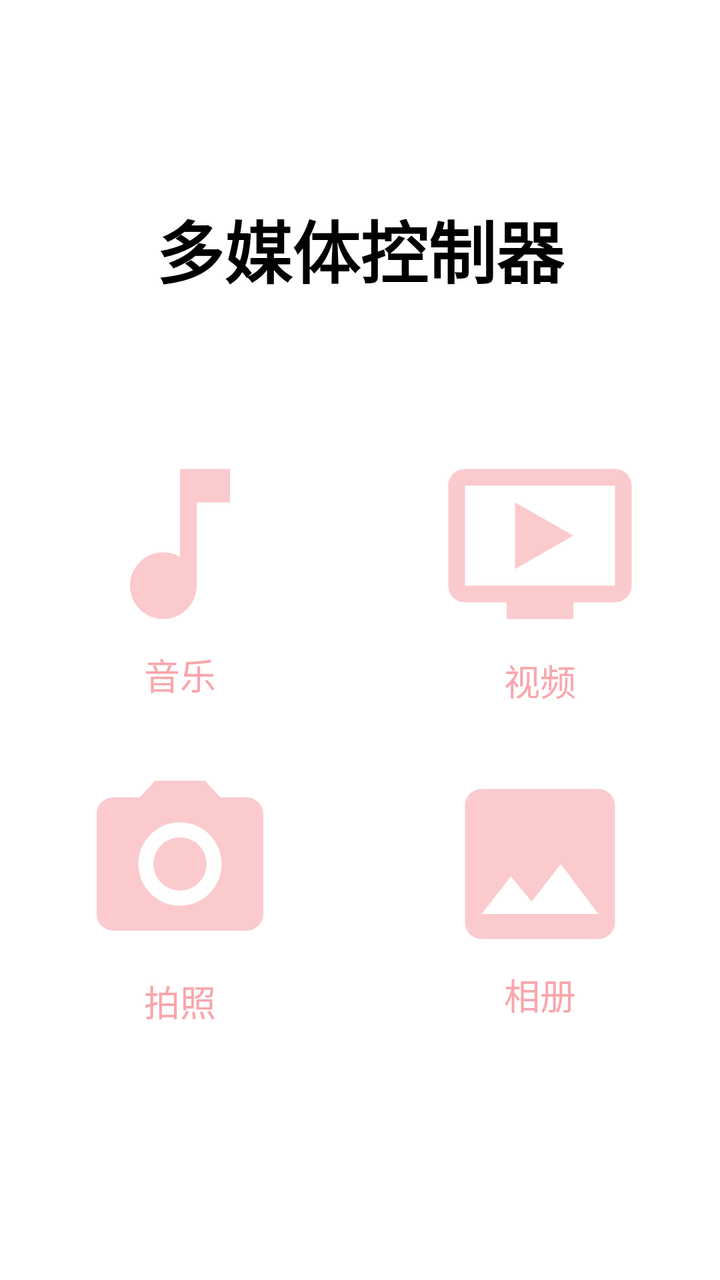
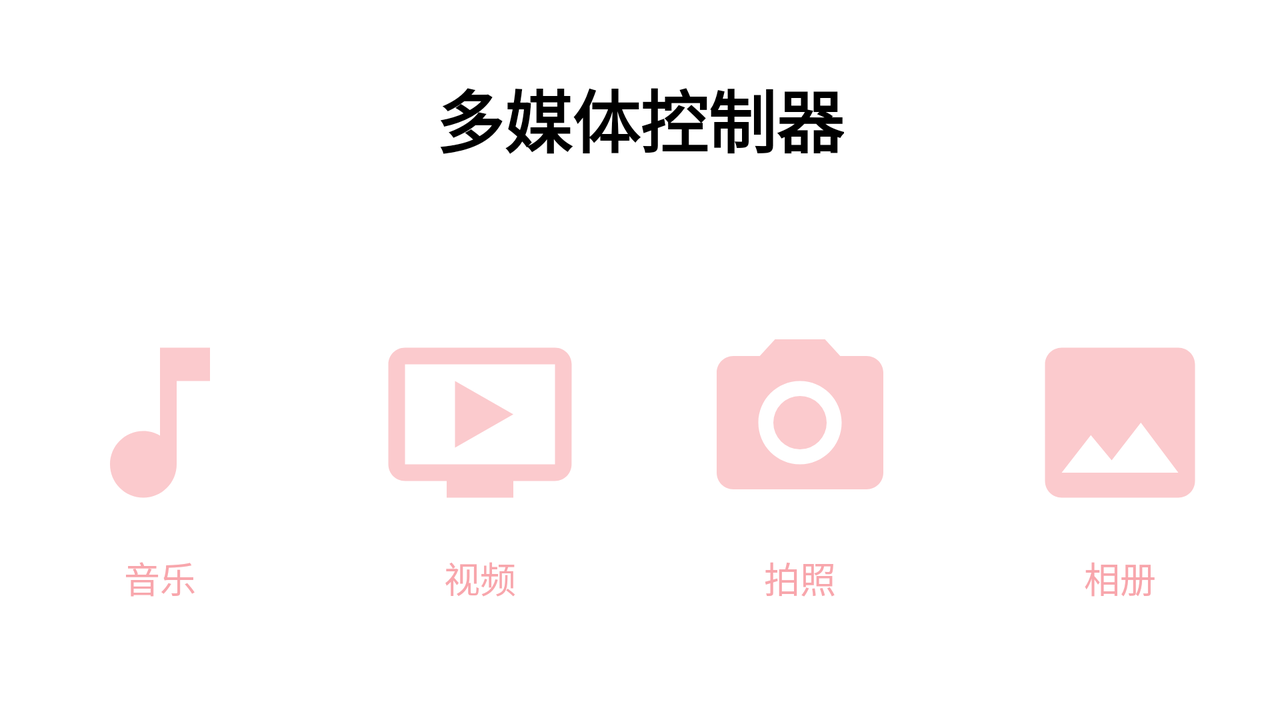

An Android layout and its configuration variant, each rendered on a device that would load it. The default file and the variant file are quoted in full after the pictures.
<!-- AndroidManifest.xml: application theme Theme.FifthWork -->
<!-- res/layout/activity_main.xml -->
<?xml version="1.0" encoding="utf-8"?>
<androidx.constraintlayout.widget.ConstraintLayout xmlns:android="http://schemas.android.com/apk/res/android"
    xmlns:app="http://schemas.android.com/apk/res-auto"
    xmlns:tools="http://schemas.android.com/tools"
    android:layout_width="match_parent"
    android:layout_height="match_parent">


    <androidx.constraintlayout.widget.Guideline
        android:id="@+id/guideline"
        android:layout_width="wrap_content"
        android:layout_height="wrap_content"
        android:orientation="horizontal"
        app:layout_constraintGuide_percent="0.3" />

    <androidx.constraintlayout.widget.Guideline
        android:id="@+id/guideline4"
        android:layout_width="wrap_content"
        android:layout_height="wrap_content"
        android:orientation="vertical"
        app:layout_constraintGuide_percent="0.5" />

    <TextView
        android:id="@+id/text_view"
        android:layout_width="wrap_content"
        android:layout_height="wrap_content"
        android:text="多媒体控制器"
        android:textColor="@color/black"
        android:textSize="34sp"
        android:textStyle="bold"
        app:layout_constraintBottom_toTopOf="@+id/guideline"
        app:layout_constraintEnd_toEndOf="parent"
        app:layout_constraintStart_toStartOf="parent"
        app:layout_constraintTop_toTopOf="parent"
        app:layout_constraintVertical_bias="0.7" />

    <ImageButton
        android:id="@+id/music_button"
        android:layout_width="wrap_content"
        android:layout_height="wrap_content"
        android:background="@drawable/image_background"
        app:layout_constraintBottom_toTopOf="@+id/guideline5"
        app:layout_constraintEnd_toStartOf="@+id/guideline4"
        app:layout_constraintStart_toStartOf="parent"
        app:layout_constraintTop_toTopOf="@+id/guideline"
        app:srcCompat="@drawable/ic_music" />

    <androidx.constraintlayout.widget.Guideline
        android:id="@+id/guideline5"
        android:layout_width="wrap_content"
        android:layout_height="wrap_content"
        android:orientation="horizontal"
        app:layout_constraintGuide_percent="0.55" />

    <androidx.constraintlayout.widget.Guideline
        android:id="@+id/guideline7"
        android:layout_width="wrap_content"
        android:layout_height="wrap_content"
        android:orientation="horizontal"
        app:layout_constraintGuide_percent="0.8" />

    <ImageButton
        android:id="@+id/video_button"
        android:layout_width="wrap_content"
        android:layout_height="wrap_content"
        android:background="@drawable/image_background"
        app:layout_constraintBottom_toTopOf="@+id/guideline5"
        app:layout_constraintEnd_toEndOf="parent"
        app:layout_constraintStart_toStartOf="@+id/guideline4"
        app:layout_constraintTop_toTopOf="@+id/guideline"
        app:srcCompat="@drawable/ic_video" />

    <ImageButton
        android:id="@+id/photo_button"
        android:layout_width="wrap_content"
        android:layout_height="wrap_content"
        android:background="@drawable/image_background"
        app:layout_constraintBottom_toTopOf="@+id/guideline7"
        app:layout_constraintEnd_toStartOf="@+id/guideline4"
        app:layout_constraintStart_toStartOf="parent"
        app:layout_constraintTop_toTopOf="@+id/guideline5"
        app:srcCompat="@drawable/ic_photo" />

    <ImageButton
        android:id="@+id/album_button"
        android:layout_width="wrap_content"
        android:layout_height="wrap_content"
        android:background="@drawable/image_background"
        app:layout_constraintBottom_toTopOf="@+id/guideline7"
        app:layout_constraintEnd_toEndOf="parent"
        app:layout_constraintStart_toStartOf="@+id/guideline4"
        app:layout_constraintTop_toTopOf="@+id/guideline5"
        app:srcCompat="@drawable/ic_album" />

    <TextView
        android:id="@+id/textView3"
        android:layout_width="wrap_content"
        android:layout_height="wrap_content"
        android:text="音乐"
        android:textColor="@color/pink"
        android:textSize="18sp"
        app:layout_constraintBottom_toTopOf="@+id/guideline5"
        app:layout_constraintEnd_toStartOf="@+id/guideline4"
        app:layout_constraintStart_toStartOf="parent"
        app:layout_constraintTop_toBottomOf="@+id/music_button" />

    <TextView
        android:id="@+id/textView4"
        android:layout_width="wrap_content"
        android:layout_height="wrap_content"
        android:layout_marginTop="6dp"
        android:text="视频"
        android:textColor="@color/pink"
        android:textSize="18sp"
        app:layout_constraintBottom_toTopOf="@+id/guideline5"
        app:layout_constraintEnd_toEndOf="parent"
        app:layout_constraintStart_toStartOf="@+id/guideline4"
        app:layout_constraintTop_toBottomOf="@+id/video_button" />

    <TextView
        android:id="@+id/textView5"
        android:layout_width="wrap_content"
        android:layout_height="wrap_content"
        android:layout_marginTop="7dp"
        android:text="拍照"
        android:textColor="@color/pink"
        android:textSize="18sp"
        app:layout_constraintBottom_toTopOf="@+id/guideline7"
        app:layout_constraintEnd_toStartOf="@+id/guideline4"
        app:layout_constraintStart_toStartOf="parent"
        app:layout_constraintTop_toBottomOf="@+id/photo_button" />

    <TextView
        android:id="@+id/textView6"
        android:layout_width="wrap_content"
        android:layout_height="wrap_content"
        android:text="相册"
        android:textColor="@color/pink"
        android:textSize="18sp"
        app:layout_constraintBottom_toTopOf="@+id/guideline7"
        app:layout_constraintEnd_toEndOf="parent"
        app:layout_constraintStart_toStartOf="@+id/guideline4"
        app:layout_constraintTop_toBottomOf="@+id/album_button" />

</androidx.constraintlayout.widget.ConstraintLayout>
<!-- resources referenced by this layout -->
<resources>
  <color name="black">#FF000000</color>
  <color name="pink">#F8A6AC</color>
  <!-- drawable ic_album (drawable-anydpi) -->
  <vector xmlns:android="http://schemas.android.com/apk/res/android"
      android:width="100dp"
      android:height="100dp"
      android:viewportWidth="24"
      android:viewportHeight="24"
      android:tint="@color/pink"
      android:alpha="0.6">
    <path
        android:fillColor="@android:color/white"
        android:pathData="M21,19V5c0,-1.1 -0.9,-2 -2,-2H5c-1.1,0 -2,0.9 -2,2v14c0,1.1 0.9,2 2,2h14c1.1,0 2,-0.9 2,-2zM8.5,13.5l2.5,3.01L14.5,12l4.5,6H5l3.5,-4.5z"/>
  </vector>
  <!-- drawable ic_music (drawable-anydpi) -->
  <vector xmlns:android="http://schemas.android.com/apk/res/android"
      android:width="100dp"
      android:height="100dp"
      android:viewportWidth="24"
      android:viewportHeight="24"
      android:tint="@color/pink"
      android:alpha="0.6">
    <path
        android:fillColor="@android:color/white"
        android:pathData="M12,3v10.55c-0.59,-0.34 -1.27,-0.55 -2,-0.55 -2.21,0 -4,1.79 -4,4s1.79,4 4,4 4,-1.79 4,-4V7h4V3h-6z"/>
  </vector>
  <!-- drawable ic_photo (drawable-anydpi) -->
  <vector xmlns:android="http://schemas.android.com/apk/res/android"
      android:width="100dp"
      android:height="100dp"
      android:viewportWidth="24"
      android:viewportHeight="24"
      android:tint="@color/pink"
      android:alpha="0.6">
    <path
        android:fillColor="@android:color/white"
        android:pathData="M12,12m-3.2,0a3.2,3.2 0,1 1,6.4 0a3.2,3.2 0,1 1,-6.4 0"/>
    <path
        android:fillColor="@android:color/white"
        android:pathData="M9,2L7.17,4L4,4c-1.1,0 -2,0.9 -2,2v12c0,1.1 0.9,2 2,2h16c1.1,0 2,-0.9 2,-2L22,6c0,-1.1 -0.9,-2 -2,-2h-3.17L15,2L9,2zM12,17c-2.76,0 -5,-2.24 -5,-5s2.24,-5 5,-5 5,2.24 5,5 -2.24,5 -5,5z"/>
  </vector>
  <!-- drawable ic_video (drawable-anydpi) -->
  <vector xmlns:android="http://schemas.android.com/apk/res/android"
      android:width="100dp"
      android:height="100dp"
      android:viewportWidth="24"
      android:viewportHeight="24"
      android:tint="@color/pink"
      android:alpha="0.6">
    <path
        android:fillColor="@android:color/white"
        android:pathData="M21,3L3,3c-1.11,0 -2,0.89 -2,2v12c0,1.1 0.89,2 2,2h5v2h8v-2h5c1.1,0 1.99,-0.9 1.99,-2L23,5c0,-1.11 -0.9,-2 -2,-2zM21,17L3,17L3,5h18v12zM16,11l-7,4L9,7z"/>
  </vector>
  <!-- drawable image_background (drawable) -->
  <?xml version="1.0" encoding="utf-8"?>
  <selector xmlns:android="http://schemas.android.com/apk/res/android">
      <item
          android:state_pressed="true"
          android:drawable="@color/green"
          />
      <item
          android:state_pressed="false"
          android:drawable="@color/transparent"
          />
  
  </selector>
  <style name="Theme.FifthWork" parent="Theme.MaterialComponents.DayNight.NoActionBar">
          
          <item name="colorPrimary">@color/pink</item>
          <item name="colorPrimaryVariant">@color/green</item>
          <item name="colorOnPrimary">@color/white</item>
          
          <item name="colorSecondary">@color/pink</item>
          <item name="colorSecondaryVariant">@color/teal_700</item>
          <item name="colorOnSecondary">@color/black</item>
          
          <item name="android:statusBarColor" tools:targetApi="l">?attr/colorPrimaryVariant</item>
          
      </style>
  <color name="green">#D4EE9F</color>
  <color name="transparent">#0000</color>
  <color name="white">#FFFFFFFF</color>
  <color name="teal_700">#FF018786</color>
</resources>
<!-- res/layout-land/activity_main.xml (the repository's variant of the layout above) -->
<!-- drawn on the phone turned sideways -->
<?xml version="1.0" encoding="utf-8"?>
<androidx.constraintlayout.widget.ConstraintLayout xmlns:android="http://schemas.android.com/apk/res/android"
    xmlns:app="http://schemas.android.com/apk/res-auto"
    xmlns:tools="http://schemas.android.com/tools"
    android:layout_width="match_parent"
    android:layout_height="match_parent">


    <androidx.constraintlayout.widget.Guideline
        android:id="@+id/guideline"
        android:layout_width="wrap_content"
        android:layout_height="wrap_content"
        android:orientation="horizontal"
        app:layout_constraintGuide_percent="0.3" />

    <androidx.constraintlayout.widget.Guideline
        android:id="@+id/guideline4"
        android:layout_width="wrap_content"
        android:layout_height="wrap_content"
        android:orientation="vertical"
        app:layout_constraintGuide_percent="0.25" />

    <TextView
        android:id="@+id/text_view"
        android:layout_width="wrap_content"
        android:layout_height="wrap_content"
        android:layout_marginTop="24dp"
        android:text="多媒体控制器"
        android:textColor="@color/black"
        android:textSize="34sp"
        android:textStyle="bold"
        app:layout_constraintBottom_toTopOf="@+id/guideline"
        app:layout_constraintEnd_toEndOf="parent"
        app:layout_constraintStart_toStartOf="parent"
        app:layout_constraintTop_toTopOf="parent"
        app:layout_constraintVertical_bias="0.3" />

    <ImageButton
        android:id="@+id/music_button"
        android:layout_width="wrap_content"
        android:layout_height="wrap_content"
        android:background="@drawable/image_background"
        app:layout_constraintBottom_toBottomOf="parent"
        app:layout_constraintEnd_toStartOf="@+id/guideline4"
        app:layout_constraintHorizontal_bias="0.5"
        app:layout_constraintStart_toStartOf="parent"
        app:layout_constraintTop_toTopOf="@+id/guideline"
        app:layout_constraintVertical_bias="0.35"
        app:srcCompat="@drawable/ic_music" />

    <ImageButton
        android:id="@+id/photo_button"
        android:layout_width="wrap_content"
        android:layout_height="wrap_content"
        android:background="@drawable/image_background"
        app:layout_constraintBottom_toBottomOf="parent"
        app:layout_constraintEnd_toEndOf="parent"
        app:layout_constraintHorizontal_bias="0.5"
        app:layout_constraintStart_toStartOf="@+id/guideline4"
        app:layout_constraintTop_toTopOf="@+id/guideline"
        app:layout_constraintVertical_bias="0.35"
        app:srcCompat="@drawable/ic_photo" />

    <ImageButton
        android:id="@+id/album_button"
        android:layout_width="wrap_content"
        android:layout_height="wrap_content"
        android:background="@drawable/image_background"
        app:layout_constraintBottom_toBottomOf="parent"
        app:layout_constraintEnd_toEndOf="parent"
        app:layout_constraintHorizontal_bias="0.5"
        app:layout_constraintStart_toStartOf="@+id/guideline6"
        app:layout_constraintTop_toTopOf="@+id/guideline"
        app:layout_constraintVertical_bias="0.35"
        app:srcCompat="@drawable/ic_album" />

    <ImageButton
        android:id="@+id/video_button"
        android:layout_width="wrap_content"
        android:layout_height="wrap_content"
        android:background="@drawable/image_background"
        app:layout_constraintBottom_toBottomOf="parent"
        app:layout_constraintEnd_toStartOf="@+id/guideline3"
        app:layout_constraintHorizontal_bias="0.5"
        app:layout_constraintStart_toStartOf="@+id/guideline4"
        app:layout_constraintTop_toTopOf="@+id/guideline"
        app:layout_constraintVertical_bias="0.35"
        app:srcCompat="@drawable/ic_video" />

    <TextView
        android:id="@+id/textView3"
        android:layout_width="wrap_content"
        android:layout_height="wrap_content"
        android:text="音乐"
        android:textColor="@color/pink"
        android:textSize="18sp"
        app:layout_constraintBottom_toBottomOf="parent"
        app:layout_constraintEnd_toStartOf="@+id/guideline4"
        app:layout_constraintHorizontal_bias="0.5"
        app:layout_constraintStart_toStartOf="parent"
        app:layout_constraintTop_toBottomOf="@+id/music_button"
        app:layout_constraintVertical_bias="0.2" />

    <TextView
        android:id="@+id/textView4"
        android:layout_width="wrap_content"
        android:layout_height="wrap_content"
        android:text="拍照"
        android:textColor="@color/pink"
        android:textSize="18sp"
        app:layout_constraintBottom_toBottomOf="parent"
        app:layout_constraintEnd_toStartOf="@+id/guideline6"
        app:layout_constraintHorizontal_bias="0.5"
        app:layout_constraintStart_toStartOf="@+id/guideline3"
        app:layout_constraintTop_toBottomOf="@+id/video_button"
        app:layout_constraintVertical_bias="0.2" />

    <TextView
        android:id="@+id/textView5"
        android:layout_width="wrap_content"
        android:layout_height="wrap_content"
        android:text="相册"
        android:textColor="@color/pink"
        android:textSize="18sp"
        app:layout_constraintBottom_toBottomOf="parent"
        app:layout_constraintEnd_toEndOf="parent"
        app:layout_constraintHorizontal_bias="0.5"
        app:layout_constraintStart_toStartOf="@+id/guideline6"
        app:layout_constraintTop_toBottomOf="@+id/photo_button"
        app:layout_constraintVertical_bias="0.2" />

    <TextView
        android:id="@+id/textView6"
        android:layout_width="wrap_content"
        android:layout_height="wrap_content"
        android:text="视频"
        android:textColor="@color/pink"
        android:textSize="18sp"
        app:layout_constraintBottom_toBottomOf="parent"
        app:layout_constraintEnd_toStartOf="@+id/guideline3"
        app:layout_constraintHorizontal_bias="0.5"
        app:layout_constraintStart_toStartOf="@+id/guideline4"
        app:layout_constraintTop_toBottomOf="@+id/album_button"
        app:layout_constraintVertical_bias="0.2" />

    <androidx.constraintlayout.widget.Barrier
        android:id="@+id/barrier"
        android:layout_width="wrap_content"
        android:layout_height="wrap_content"
        app:barrierDirection="left" />

    <androidx.constraintlayout.widget.Guideline
        android:id="@+id/guideline3"
        android:layout_width="wrap_content"
        android:layout_height="wrap_content"
        android:orientation="vertical"
        app:layout_constraintGuide_percent="0.5" />

    <androidx.constraintlayout.widget.Guideline
        android:id="@+id/guideline6"
        android:layout_width="wrap_content"
        android:layout_height="wrap_content"
        android:orientation="vertical"
        app:layout_constraintGuide_percent="0.75" />

</androidx.constraintlayout.widget.ConstraintLayout>
